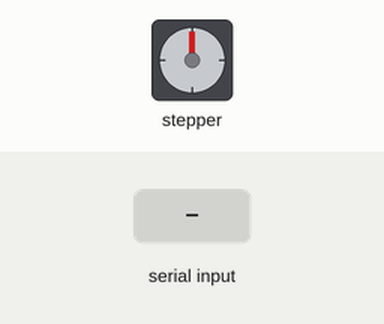
Bench run of a sketch on a simulated Arduino Uno, built with avr-gcc and run on an emulated ATmega328P. Parts: stepper motor. Wiring (inferred from the names in the program): stepper motor driver (200 steps per turn assumed): step pin 3; direction pin 2. The inputs (shaded band) are chosen by the test bench.

Above: at 1.2 s.
1.3 s: "90,45\n" received over Serial
At 2.75 s:
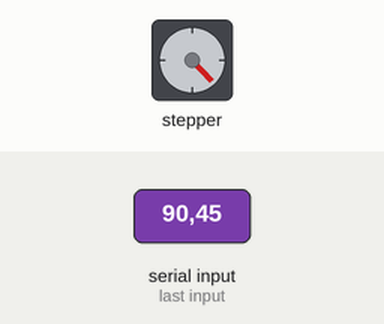
At 3.36 s:
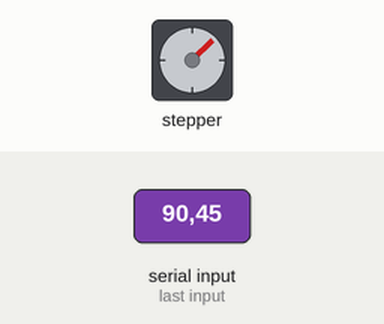
Timing chart, 0 to 19.3 s (numbered marks = the images above; inputs shaded):
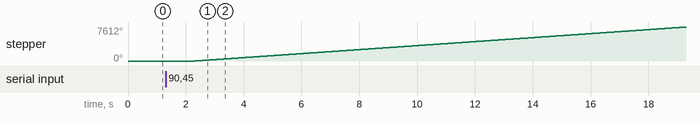

The sketch:

motorControl.ino
```cpp
int pulseDelay = 2;
int ppr =400;


#define dirPin 2
#define stepPin 3
int intin=0;
int currentPos=0;
String inByte;

void setup() {
  pinMode(stepPin, OUTPUT);
  pinMode(dirPin, OUTPUT);
  Serial.begin(9600);
}

void loop() {
if (Serial.available() > 0) {
    String inByte = Serial.readStringUntil("/n");
    intin=inByte.toInt();
}

  if(intin > currentPos){
    int setPos = intin;
  int cPos = currentPos;
    digitalWrite(dirPin,1);
  for(int x=cPos;x<setPos;x++){
    for(int y=0;y<ppr;y++){
      digitalWrite(stepPin,1);
      delay(pulseDelay);
      digitalWrite(stepPin,0);
      delay(pulseDelay);
      }
    cPos++;
    }
    currentPos=cPos;
  }

  if(intin < currentPos){
    int setPos = intin;
  int cPos = currentPos;
      digitalWrite(dirPin,0);
  for(int x=cPos;x>setPos;x--){
    for(int y=0;y<ppr;y++){
      digitalWrite(stepPin,1);
      delay(pulseDelay);
      digitalWrite(stepPin,0);
      delay(pulseDelay);
      }
    cPos--;
    }
    currentPos=cPos;
  }


      }
```

Measured:
- after the input at 1.3 s, stepper: keeps turning clockwise at about 448°/s, starting after 1.0 s
